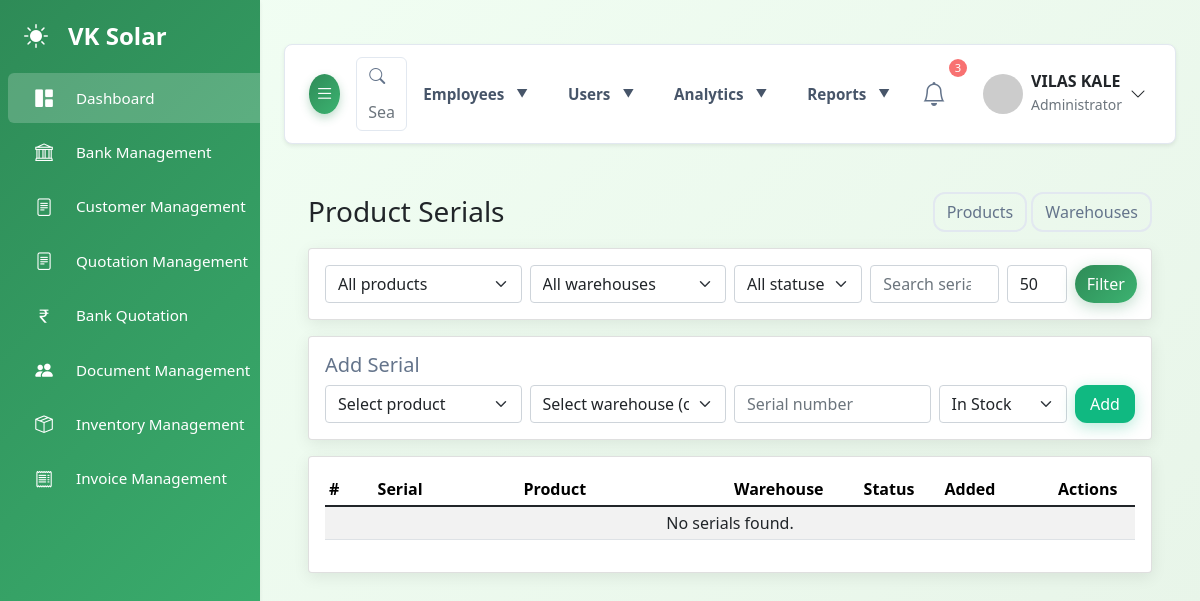
Page /admin/inventory/product_serials.php (signed in) on the earlier database version.
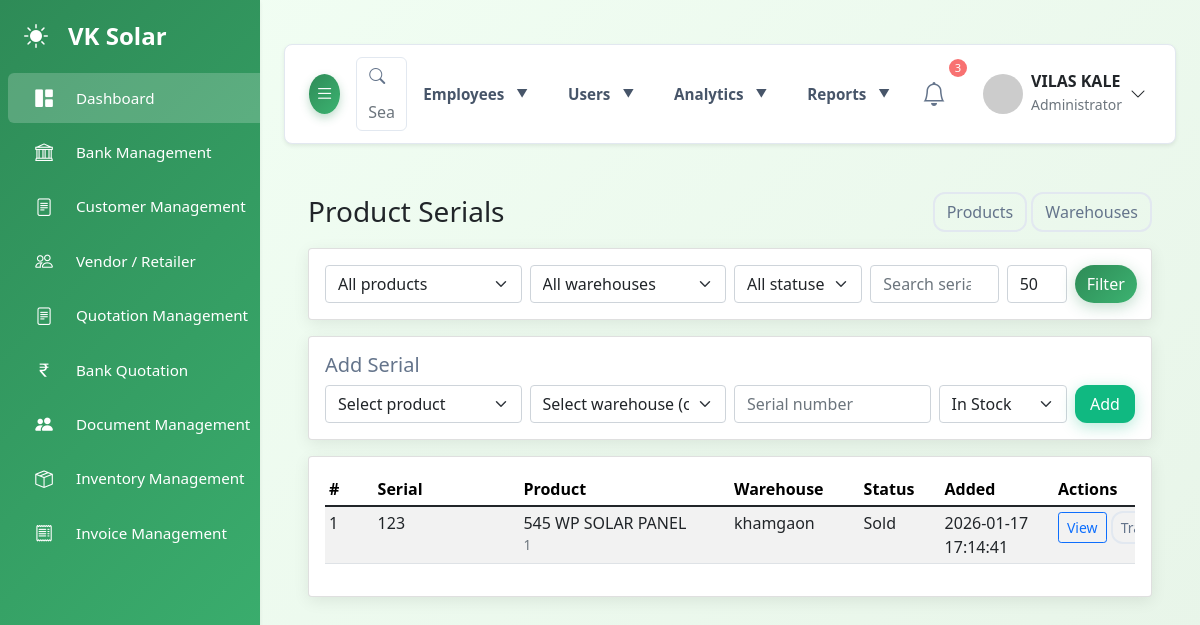
Same page on the later database version.
### tables this page shows
CREATE TABLE `product_serials` (
  `id` int NOT NULL,
  `product_id` int NOT NULL,
  `warehouse_id` int DEFAULT NULL,
  `serial_number` varchar(255)  NOT NULL,
  `status` enum('in_stock','sold','transferred','reserved','damaged','returned')  NOT NULL DEFAULT 'in_stock',
  `notes` text ,
  `created_at` datetime DEFAULT CURRENT_TIMESTAMP,
  `updated_at` datetime DEFAULT CURRENT_TIMESTAMP ON UPDATE CURRENT_TIMESTAMP
);

CREATE TABLE `products` (
  `id` int NOT NULL,
  `sku` varchar(120)  NOT NULL,
  `name` varchar(255)  NOT NULL,
  `brand` varchar(150)  DEFAULT NULL,
  `category_id` int DEFAULT NULL,
  `type` varchar(100)  DEFAULT NULL,
  `unit` varchar(50)  DEFAULT 'pc',
  `serial_tracked` tinyint(1) DEFAULT '0',
  `default_purchase_price` decimal(12,2) DEFAULT '0.00',
  `default_selling_price` decimal(12,2) DEFAULT '0.00',
  `tax_rate` decimal(5,2) DEFAULT '0.00',
  `hsn_code` varchar(50)  DEFAULT NULL,
  `weight_kg` decimal(8,3) DEFAULT NULL,
  `length_mm` int DEFAULT NULL,
  `width_mm` int DEFAULT NULL,
  `height_mm` int DEFAULT NULL,
  `warranty_months` int DEFAULT NULL,
  `description` text ,
  `specs` json DEFAULT NULL,
  `created_by` int DEFAULT NULL,
  `created_at` datetime DEFAULT CURRENT_TIMESTAMP,
  `updated_at` datetime DEFAULT CURRENT_TIMESTAMP ON UPDATE CURRENT_TIMESTAMP
);

CREATE TABLE `warehouses` (
  `id` int NOT NULL,
  `name` varchar(150) NOT NULL,
  `code` varchar(50) DEFAULT NULL,
  `address` text,
  `city` varchar(100) DEFAULT NULL,
  `state` varchar(100) DEFAULT NULL,
  `pincode` varchar(12) DEFAULT NULL,
  `contact_name` varchar(100) DEFAULT NULL,
  `contact_phone` varchar(20) DEFAULT NULL,
  `image` varchar(255) DEFAULT NULL,
  `created_by` int DEFAULT NULL,
  `created_at` timestamp NULL DEFAULT CURRENT_TIMESTAMP,
  `updated_at` timestamp NULL DEFAULT CURRENT_TIMESTAMP ON UPDATE CURRENT_TIMESTAMP
);

### admin/connect/auth_middleware.php (called while the page is built, shortened)
<?php
class AuthMiddleware {
    private $conn;
    public function __construct($connection) {
        $this->conn = $connection;
    }
    public function requireAuth() {
        if (!$this->verifyUserActive($_SESSION['user_id'])) {
            $this->logout();
            $this->redirectToLogin();
        }
    }
    public function checkPermission($module, $action = 'view') {
        $this->requireAuth();
        $role = $_SESSION['role'];
        $permission = $this->getUserPermission($role, $module);
        switch ($action) {
            case 'view': return $permission['can_view'];
            case 'create': return $permission['can_create'];
            case 'edit': return $permission['can_edit'];
        }
    }
    private function getUserPermission($role, $module) {
        $stmt = $this->conn->prepare("
            SELECT can_view, can_create, can_edit, can_delete
            FROM user_permissions
            WHERE role = ? AND module = ?
        ");
        $stmt->bind_param("ss", $role, $module);
        $stmt->execute();
        $result = $stmt->get_result();
        if ($result->num_rows > 0) {
            return $result->fetch_assoc();
        }
        return ['can_view' => false, 'can_create' => false, 'can_edit' => false, 'can_delete' => false];
    }
    private function verifyUserActive($userId) {
        $stmt = $this->conn->prepare("
            SELECT id, username, role, is_active
            FROM users
            WHERE id = ? AND is_active = 1
        ");
        $stmt->bind_param("i", $userId);
        $stmt->execute();
        $result = $stmt->get_result();
        if ($result->num_rows > 0) {
            $user = $result->fetch_assoc();
            return true;
        }
        return false;
    }
}
require_once 'db.php';
$auth = new AuthMiddleware($conn);
?>

### admin/inventory/product_serials.php (the view, shortened to what the changed rows need)
<?php
require_once __DIR__ . '/../connect/db.php';
require_once __DIR__ . '/../connect/auth_middleware.php';
$auth->requireAuth();
$auth->requirePermission('inventory_management', 'view');
$limit = intval($_GET['limit'] ?? 50);
$page = max(1, intval($_GET['page'] ?? 1));
$offset = ($page - 1) * $limit;
$where = [];
$types = '';
$params = [];
$where_sql = $where ? 'WHERE ' . implode(' AND ', $where) : '';
$sql = "SELECT ps.*, p.name AS product_name, p.sku AS product_sku, w.name AS warehouse_name
        FROM product_serials ps
        LEFT JOIN products p ON p.id = ps.product_id
        LEFT JOIN warehouses w ON w.id = ps.warehouse_id
        $where_sql
        ORDER BY ps.created_at DESC
        LIMIT ? OFFSET ?";
$stmt = $conn->prepare($sql);
if (!$stmt) {
    $rows = [];
    $errorMsg = "Prepare failed: " . $conn->error;
} else {
    $bindTypes = $types . 'ii';
    $bindParams = array_merge($params, [$limit, $offset]);
    $refs = [];
    $refs[] = & $bindTypes;
    for ($i = 0; $i < count($bindParams); $i++) $refs[] = & $bindParams[$i];
    call_user_func_array([$stmt, 'bind_param'], $refs);
    $stmt->execute();
    $res = $stmt->get_result();
    $rows = $res ? $res->fetch_all(MYSQLI_ASSOC) : [];
}
?>
<!doctype html>
<html lang="en">
<head>
  <?php require_once __DIR__ . '/../include/head2.php'; ?>
    <link href="https://cdn.jsdelivr.net/npm/bootstrap@5.1.3/dist/css/bootstrap.min.css" rel="stylesheet">
</head>
<body>
<?php $cwd = getcwd(); chdir(__DIR__ . '/..'); include 'include/sidebar.php'; chdir($cwd); ?>
<div id="main-content">
  <main class="container py-4">
    <div class="card">
      <div class="card-body">
        <div class="table-responsive">
          <table class="table table-sm table-striped table-fixed">
            <thead>
              <tr>
                <th style="width:6%">#</th>
                <th style="width:18%">Serial</th>
                <th style="width:26%">Product</th>
                <th style="width:16%">Warehouse</th>
                <th style="width:10%">Status</th>
                <th style="width:14%">Added</th>
                <th style="width:10%">Actions</th>
              </tr>
            </thead>
            <tbody>
              <?php if (empty($rows)): ?>
                <tr><td colspan="7" class="text-center">No serials found.</td></tr>
              <?php else: foreach ($rows as $i => $r): ?>
                <tr class="serial-row">
                  <td><?= intval($offset + $i + 1) ?></td>
                  <td><?= htmlspecialchars($r['serial_number']) ?></td>
                  <td>
                    <?= htmlspecialchars($r['product_name'] ?? ('#'.$r['product_id'])) ?>
                    <div class="small-muted"><?= htmlspecialchars($r['product_sku'] ?? '') ?></div>
                  </td>
                  <td><?= htmlspecialchars($r['warehouse_name'] ?? ($r['warehouse_id'] ? '#'.$r['warehouse_id'] : '—')) ?></td>
                  <td><?= htmlspecialchars(ucfirst($r['status'])) ?></td>
                  <td><?= htmlspecialchars($r['created_at'] ?? $r['updated_at'] ?? '—') ?></td>
                  <td class="actions">
                    <a class="btn btn-sm btn-outline-primary" href="product_serial_view.php?id=<?= intval($r['id']) ?>">View</a>
                    <a class="btn btn-sm btn-outline-secondary" href="stock_transfer.php?serial_id=<?= intval($r['id']) ?>">Transfer</a>
                  </td>
                </tr>
              <?php endforeach; endif; ?>
            </tbody>
          </table>
        </div>
      </div>
    </div>
  </main>
</div>
</body>
</html>

### admin/include/sidebar.php (shortened to what the changed rows need)
<?php
require_once __DIR__ . '/../connect/auth_middleware.php';
?>
   <?php if ($auth->checkPermission('partner_management', 'view')): ?>
          <li class="nav-item">
        <a
          class="nav-link"
          data-bs-toggle="collapse"
          href="#partnerCollapse"
          role="button"
          aria-expanded="false"
          aria-controls="quotationCollapse"
        >
          <i class="bi bi-people"></i>
          <span class="nav-link-text"> Vendor / Retailer</span>
        </a>
        </li>
    <?php endif; ?>

Differences in the rows shown:
added product_serials: i "1", serial_number "123", product.name "545 WP SOLAR PANEL", product.sku "1", warehouse.name "khamgaon", status "Sold", created_at "2026-01-17 17:14:41"
Other differences:
text no longer shown: "No serials found."
text now shown: "Vendor / Retailer"
